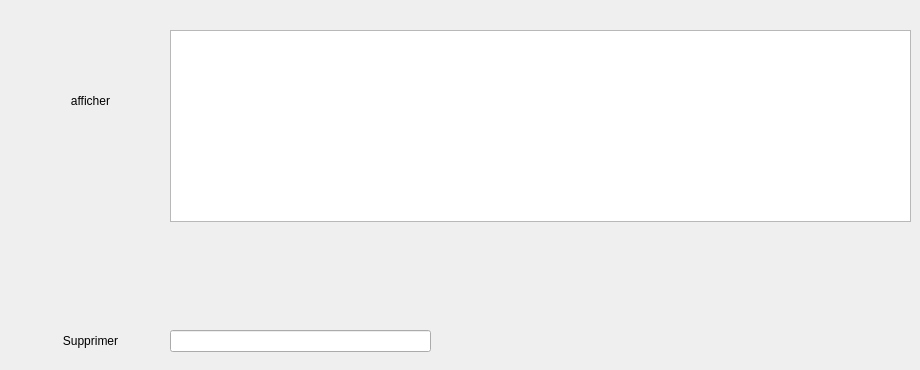
      <widget class="QWidget" name="salles">
       <attribute name="title">
        <string>salles</string>
       </attribute>
       <widget class="QPushButton" name="pushButton_Supprimer">
        <property name="geometry">
         <rect>
          <x>40</x>
          <y>320</y>
          <width>101</width>
          <height>41</height>
         </rect>
        </property>
        <property name="styleSheet">
         <string notr="true">border-radius:20px;</string>
        </property>
        <property name="text">
         <string>Supprimer</string>
        </property>
       </widget>
       <widget class="QPushButton" name="pushButton_Ajouter_2">
        <property name="geometry">
         <rect>
          <x>40</x>
          <y>80</y>
          <width>101</width>
          <height>41</height>
         </rect>
        </property>
        <property name="styleSheet">
         <string notr="true">border-radius:20px;
</string>
        </property>
        <property name="text">
         <string>afficher</string>
        </property>
       </widget>
       <widget class="QTableView" name="tableView_2">
        <property name="geometry">
         <rect>
          <x>170</x>
          <y>30</y>
          <width>741</width>
          <height>192</height>
         </rect>
        </property>
       </widget>
       <widget class="QLineEdit" name="lineEdit">
        <property name="geometry">
         <rect>
          <x>170</x>
          <y>330</y>
          <width>261</width>
          <height>22</height>
         </rect>
        </property>
       </widget>
      </widget>
